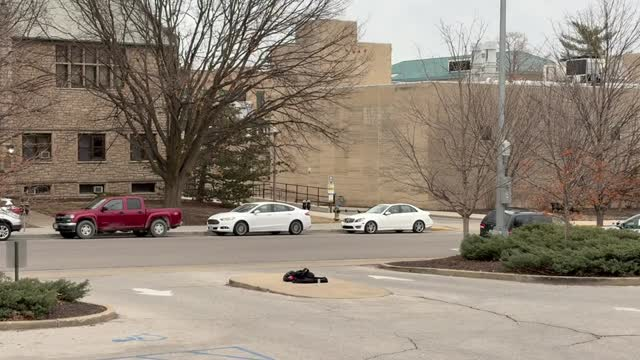
#> input picture data/reference_frame.jpg, 640 x 360 px, found by its file name
$ python zone_setup.py
#> lines starting #> are read from the running program, lines starting #| are printed output that depends on the picture
"""
Zone Setup Tool
Draw entry and exit zones on a reference frame and save to data/zones.json

Usage:
    python src/zone_setup.py

Controls:
    Left click  - Add a point to the current zone
    n           - Finish current zone, move to next
    u           - Undo last point
    r           - Reset current zone
    s           - Save and exit
    ESC         - Exit without saving
"""

import cv2
import json
import numpy as np
from pathlib import Path


# Configuration
REFERENCE_FRAME = Path("data/reference_frame.jpg")
OUTPUT_JSON = Path("data/zones.json")

# Zone definitions in order - (name, display_label, color_BGR)
ZONES = [
    ("entry", "ENTRY", (0, 255, 0)),   # Green
    ("exit",  "EXIT",  (0, 0, 255)),   # Red
]


# State
current_zone_index = 0
current_points = []
completed_zones = {}
display_img = None

# Load reference frame
img = cv2.imread(str(REFERENCE_FRAME))
#> img is the input picture: shape (360, 640, 3); mean B, G, R 120.6, 134, 145.8
if img is None:
    raise FileNotFoundError(
        f"Could not load reference frame: {REFERENCE_FRAME}\n"
        f"Run this first:\n"
        f"  ffmpeg -ss 00:00:02 -i data/raw/2in2outTest.MOV -vframes 1 -vf scale=640:360 data/reference_frame.jpg"
    )
display_img = img.copy()


def draw_completed_zones():
    """Draw all finished zones in their respective colors."""
    for zone_name, points in completed_zones.items():
        # Find color for this zone
        color = next(color for name, _, color in ZONES if name == zone_name)
        label = next(lbl for name, lbl, _ in ZONES if name == zone_name)

        pts = np.array(points, dtype=np.int32)
        cv2.polylines(display_img, [pts], isClosed=True, color=color, thickness=2)

        # Fill with transparent overlay
        overlay = display_img.copy()
        cv2.fillPoly(overlay, [pts], color)
        cv2.addWeighted(overlay, 0.25, display_img, 0.75, 0, display_img)

        # Label at centroid
        cx = sum(p[0] for p in points) // len(points)
        cy = sum(p[1] for p in points) // len(points)
        cv2.putText(display_img, label, (cx - 25, cy),
                    cv2.FONT_HERSHEY_SIMPLEX, 0.7, color, 2)


def draw_current_points():
    """Draw in-progress points and lines for the zone being defined."""
    if not current_points:
        return

    color = (0, 255, 255)  # Yellow for in-progress

    for i, (x, y) in enumerate(current_points):
        cv2.circle(display_img, (x, y), 5, color, -1)
        cv2.putText(display_img, str(i + 1), (x + 8, y - 4),
                    cv2.FONT_HERSHEY_SIMPLEX, 0.5, color, 1)

    # Draw lines between points
    for i in range(len(current_points) - 1):
        cv2.line(display_img, current_points[i], current_points[i + 1], color, 2)


def redraw():
    """Refresh display image from scratch."""
    global display_img
    display_img = img.copy()
    draw_completed_zones()
    draw_current_points()


def mouse_callback(event, x, y, flags, param):
    """Add a point on left click."""
    global current_points
    if event == cv2.EVENT_LBUTTONDOWN:
        current_points.append((x, y))
        print(f"  Point {len(current_points)}: ({x}, {y})")
        redraw()


def save_zones():
    """Save completed zones to JSON."""
    output = {}
    for zone_name, points in completed_zones.items():
        output[zone_name] = [[int(x), int(y)] for x, y in points]

    OUTPUT_JSON.parent.mkdir(parents=True, exist_ok=True)
    with open(OUTPUT_JSON, "w") as f:
        json.dump(output, f, indent=2)

    print(f"\nSaved zones to {OUTPUT_JSON}")
    for name, pts in output.items():
        print(f"  {name}: {len(pts)} points")


# Main loop
print("Zone Setup Tool")
print("=" * 50)
print(f"Reference frame: {REFERENCE_FRAME}")
print(f"Output: {OUTPUT_JSON}")
print()

cv2.namedWindow("Zone Setup")
cv2.setMouseCallback("Zone Setup", mouse_callback)
redraw()

while True:
    zone_name, zone_label, zone_color = ZONES[min(current_zone_index, len(ZONES) - 1)]

    # Draw status bar
    status_img = display_img.copy()
    cv2.rectangle(status_img, (0, 0), (640, 50), (0, 0, 0), -1)
    cv2.putText(status_img,
                f"Drawing: {zone_label} zone  |  Points: {len(current_points)}  |  n=Done  u=Undo  r=Reset  s=Save  ESC=Quit",
                (10, 32), cv2.FONT_HERSHEY_SIMPLEX, 0.55, (255, 255, 255), 1)
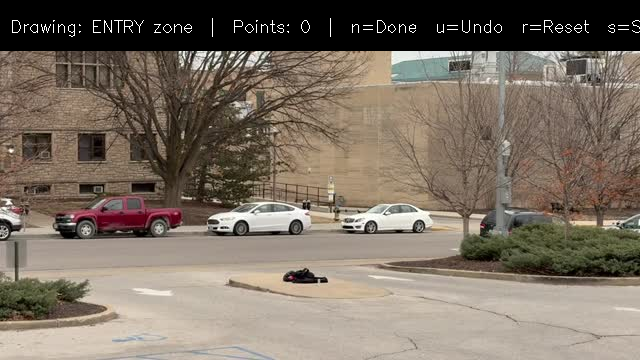
#> status_img: shape (360, 640, 3); mean B, G, R 98.9, 111.4, 122.9

    cv2.imshow("Zone Setup", status_img)
    key = cv2.waitKey(1) & 0xFF
#> (key Esc is pressed here)

    if key == 27:  # ESC
        print("Exiting without saving.")
        break

    elif key == ord("u"):  # Undo
        if current_points:
            current_points.pop()
            redraw()

    elif key == ord("r"):  # Reset current zone
        current_points = []
        redraw()

    elif key == ord("n"):  # Finish current zone
        if len(current_points) >= 3:
            completed_zones[zone_name] = current_points.copy()
            print(f"Zone '{zone_label}' saved with {len(current_points)} points.")
            current_points = []
            current_zone_index += 1
            redraw()

            if current_zone_index >= len(ZONES):
                print("\nAll zones defined! Press 's' to save.")
        else:
            print(f"Need at least 3 points (have {len(current_points)}).")

    elif key == ord("s"):  # Save
        # Save any in-progress zone first
        if len(current_points) >= 3:
            completed_zones[zone_name] = current_points.copy()
            current_points = []
            redraw()

        if completed_zones:
            save_zones()
            break
        else:
            print("No zones to save yet.")

cv2.destroyAllWindows()
